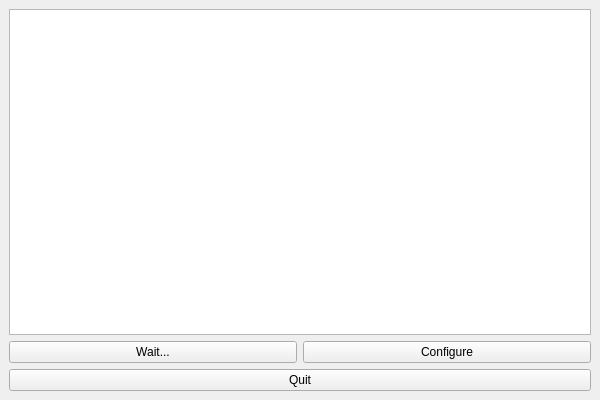
<?xml version="1.0" encoding="UTF-8"?>
<ui version="4.0">
 <class>MainWindow</class>
 <widget class="QMainWindow" name="MainWindow">
  <property name="geometry">
   <rect>
    <x>0</x>
    <y>0</y>
    <width>600</width>
    <height>400</height>
   </rect>
  </property>
  <property name="windowTitle">
   <string>Padmiss Daemon</string>
  </property>
  <widget class="QWidget" name="centralwidget">
   <layout class="QVBoxLayout" name="verticalLayout">
    <item>
     <widget class="QPlainTextEdit" name="logView">
      <property name="readOnly">
       <bool>true</bool>
      </property>
     </widget>
    </item>
    <item>
     <layout class="QHBoxLayout" name="horizontalLayout">
      <item>
       <widget class="QPushButton" name="startStopButton">
        <property name="text">
         <string>Wait...</string>
        </property>
       </widget>
      </item>
      <item>
       <widget class="QPushButton" name="configureButton">
        <property name="text">
         <string>Configure</string>
        </property>
        <property name="disabled" stdset="0">
         <bool>true</bool>
        </property>
       </widget>
      </item>
     </layout>
    </item>
    <item>
     <widget class="QPushButton" name="quit">
      <property name="text">
       <string>Quit</string>
      </property>
     </widget>
    </item>
   </layout>
  </widget>
 </widget>
 <resources/>
 <connections/>
</ui>
